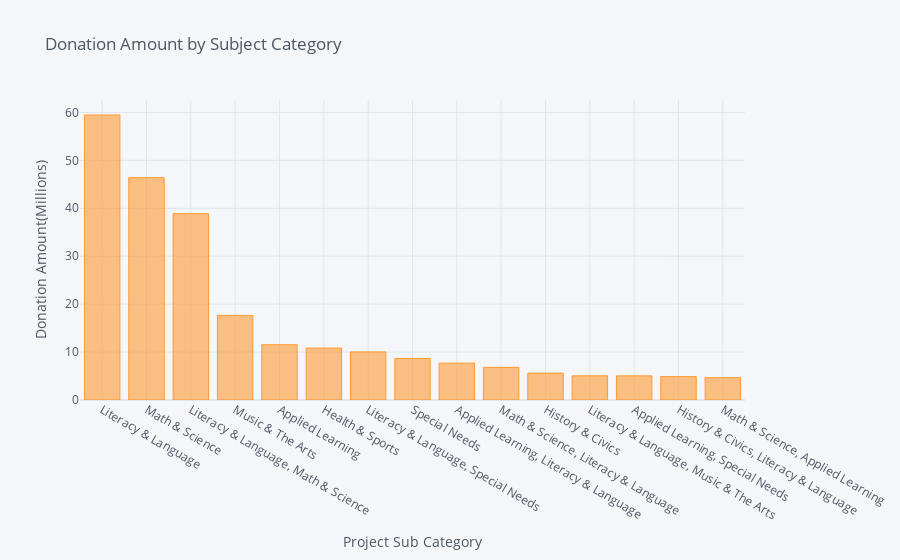

Notebook source saved alongside this figure:
### Code cell
s9=s8/1000000
s9.iplot(kind='bar',xTitle='Project Sub Category',yTitle='Donation Amount(Millions)',title='Donation Amount by Subject Category')

### Figure 1 — Plotly figure (JSON) as saved in the notebook; plotly's stock layout.template omitted (floating-point values rounded to 4 significant figures)
{"data": [{"marker": {"color": "rgba(255, 153, 51, 0.6)", "line": {"color": "rgba(255, 153, 51, 1.0)", "width": 1}}, "name": "Donation Amount", "orientation": "v", "text": "", "type": "bar", "x": ["Literacy & Language", "Math & Science", "Literacy & Language, Math & Science", "Music & The Arts", "Applied Learning", "Health & Sports", "Literacy & Language, Special Needs", "Special Needs", "Applied Learning, Literacy & Language", "Math & Science, Literacy & Language", "History & Civics", "Literacy & Language, Music & The Arts", "Applied Learning, Special Needs", "History & Civics, Literacy & Language", "Math & Science, Applied Learning"], "y": [59.46, 46.38, 38.88, 17.65, 11.54, 10.83, 10.04, 8.669, 7.691, 6.82, 5.612, 5.039, 5.036, 4.887, 4.646]}], "layout": {"legend": {"bgcolor": "#F5F6F9", "font": {"color": "#4D5663"}}, "paper_bgcolor": "#F5F6F9", "plot_bgcolor": "#F5F6F9", "title": {"font": {"color": "#4D5663"}, "text": "Donation Amount by Subject Category"}, "xaxis": {"gridcolor": "#E1E5ED", "showgrid": true, "tickfont": {"color": "#4D5663"}, "title": {"font": {"color": "#4D5663"}, "text": "Project Sub Category"}, "zerolinecolor": "#E1E5ED"}, "yaxis": {"gridcolor": "#E1E5ED", "showgrid": true, "tickfont": {"color": "#4D5663"}, "title": {"font": {"color": "#4D5663"}, "text": "Donation Amount(Millions)"}, "zerolinecolor": "#E1E5ED"}}}
